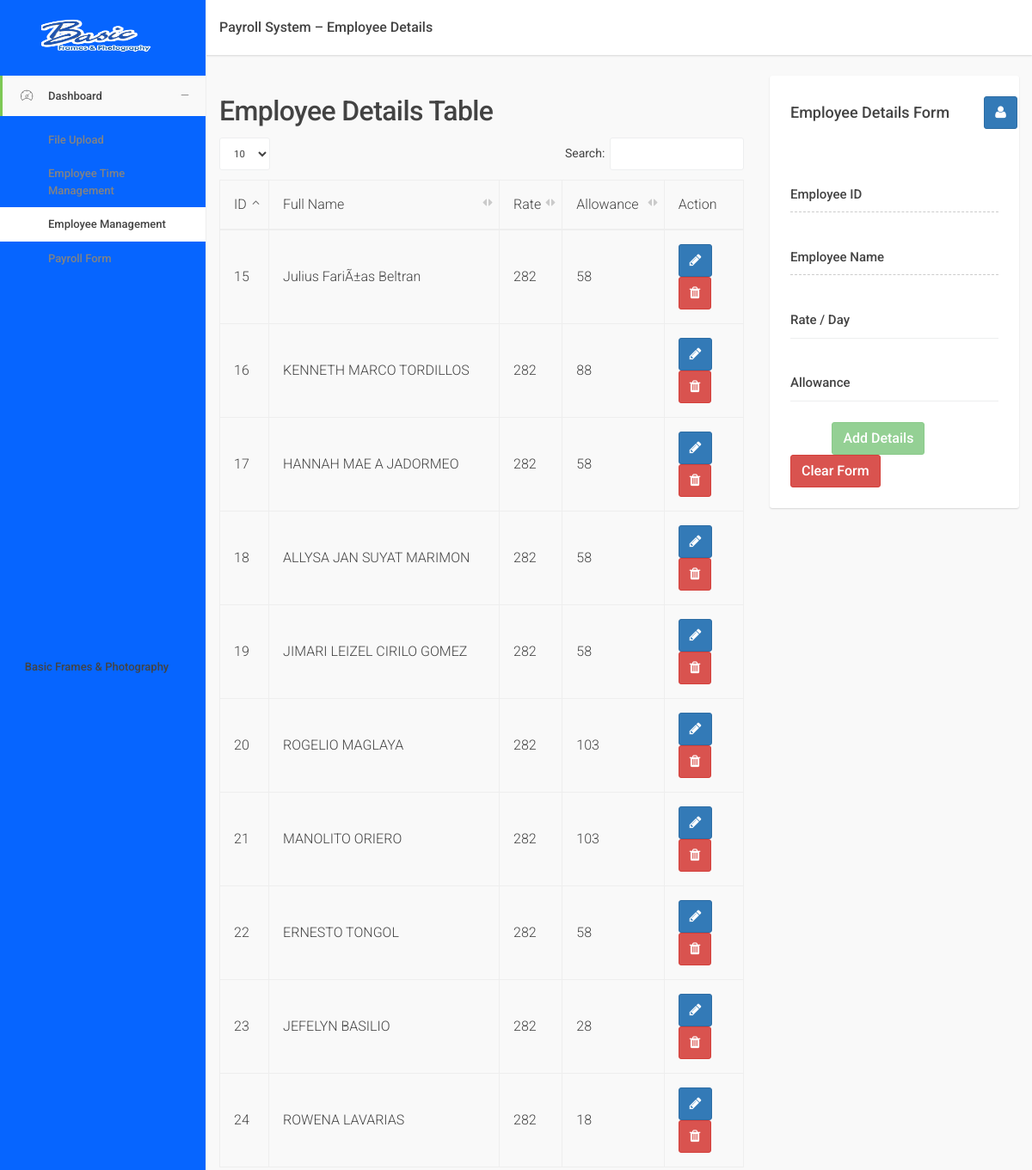
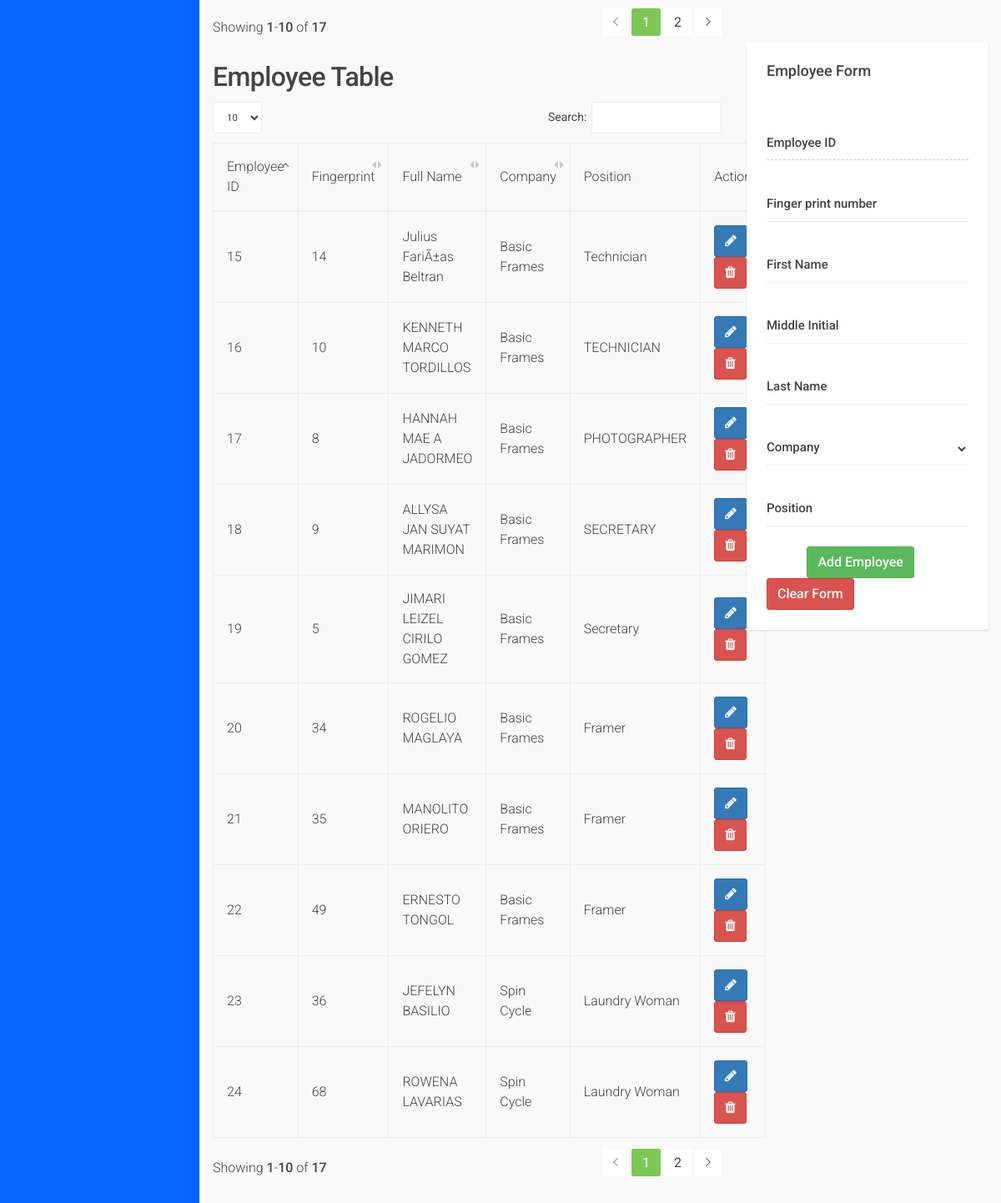
Screenshot of /1111.php with the database file from the repository (2 pictures, top to bottom).
### tables this page shows
CREATE TABLE `employee_details` (
  `id` int(50) NOT NULL AUTO_INCREMENT,
  `employee_id` int(50) DEFAULT NULL,
  `employee_rate` int(50) DEFAULT NULL,
  `allowance` int(50) DEFAULT NULL,
  PRIMARY KEY (`id`)
);

CREATE TABLE `employee_tbl` (
  `employee_id` int(50) NOT NULL AUTO_INCREMENT,
  `finger_id` varchar(50) NOT NULL,
  `employee_first_name` varchar(50) DEFAULT NULL,
  `employee_middle_name` varchar(50) DEFAULT NULL,
  `employee_last_name` varchar(50) DEFAULT NULL,
  `company` varchar(50) DEFAULT NULL,
  `position` varchar(50) DEFAULT NULL,
  `status` varchar(50) DEFAULT NULL,
  `status_date` varchar(50) DEFAULT NULL,
  `contribution_status` varchar(50) DEFAULT 'No',
  PRIMARY KEY (`employee_id`,`finger_id`)
);

### 1111.php (the view, shortened to what the rows shown need)
<!DOCTYPE html>
<html class="app-ui">
    <head>
        <link rel="stylesheet" href="assets/js/plugins/bootstrap-datepicker/bootstrap-datepicker3.min.css" />
        <link rel="stylesheet" href="assets/js/plugins/bootstrap-colorpicker/css/bootstrap-colorpicker.min.css" />
        <link rel="stylesheet" href="assets/js/plugins/select2/select2.min.css" />
        <link rel="stylesheet" href="assets/js/plugins/select2/select2-bootstrap.css" />
        <link rel="stylesheet" href="assets/js/plugins/dropzonejs/dropzone.min.css" />
        <link rel="stylesheet" href="assets/js/plugins/jquery-tags-input/jquery.tagsinput.min.css" />
        <link rel="stylesheet" id="css-font-awesome" href="assets/css/font-awesome.css" />
        <link rel="stylesheet" id="css-ionicons" href="assets/css/ionicons.css" />
        <link rel="stylesheet" id="css-bootstrap" href="assets/css/bootstrap.css" />
        <link rel="stylesheet" id="css-app" href="assets/css/app.css" />
        <link rel="stylesheet" id="css-app-custom" href="assets/css/app-custom.css" />
        <link rel='stylesheet' href='https://cdn.jsdelivr.net/npm/sweetalert2@10.10.1/dist/sweetalert2.min.css'>
        <link rel="stylesheet" href="assets/js/plugins/datatables/jquery.dataTables.min.css" />
    </head>
    <body class="app-ui layout-has-drawer layout-has-fixed-header">
        <div class="app-layout-canvas">
            <div class="app-layout-container">
                <main class="app-layout-content">
                    <div class="container-fluid p-y-md">
                        <div class="row">
                            <div class="col-lg-8">
                                <h2><b>Employee Details Table</b></h2>
                               <table class="table table-bordered table-striped table-vcenter js-dataTable-full" id="tbl_employee_details">
                                <thead>
                                    <tr>
                                        <td>ID</td>
                                        <td>Full Name</td>
                                        <td>Rate</td>
                                        <td>Allowance</td>
                                        <td>Action</td>
                                    </tr>
                                </thead>
                                <tbody>
                                    <?php
                                    include('connection.php');
                                    $sql = "SELECT * FROM employee_details ";
                                        $result = $conn->query($sql);
                                        if ($result->num_rows > 0) {
                                            while($row = $result->fetch_assoc()) {
                                                $emp_id = $row['employee_id'];
                                                $sql1 = "SELECT * FROM employee_tbl WHERE employee_id = '$emp_id'";
                                                $result1 = $conn->query($sql1);
                                                if ($result1->num_rows > 0) {
                                                    while($row1 = $result1->fetch_assoc()) {
                                                        echo "<tr>";
                                                        echo "<td>".$row['employee_id']."</td>";
                                                        echo "<td>".$row1['employee_first_name']." " .$row1['employee_middle_name']. " " . $row1['employee_last_name']. "</td>";
                                                        echo "<td>".$row['employee_rate']."</td>";
                                                        echo "<td>".$row['allowance']."</td>";
                                                        echo "<td>
                                                        <button class='btn btn-primary ' id='edit_btn' data-id='".$row['employee_id']."'><i class='fa fa-pencil'></i></button>
                                                        <button class='btn btn-danger' id='delete_btn' data-id='".$row['employee_id']."'><i class='fa fa-trash'></i></button>
                                                        </td>";
                                                        echo "</tr>";
                                                    }
                                                }
                                            }
                                        }
                                    ?>
                                </tbody>
                               </table>
                            </div>
                        </div>
                        <div class="row">
                            <div class="col-lg-8">
                                <h2><b>Employee Table</b></h2>
                                <table class="table table-bordered table-striped table-vcenter js-dataTable-full" id="employee_tbl">
                                    <thead>
                                        <tr>
                                            <td>Employee ID</td>
                                            <td>Fingerprint</td>
                                            <td>Full Name</td>
                                            <td>Company</td>
                                            <td>Position</td>
                                            <td>Action</td>
                                        </tr>
                                    </thead>
                                    <tbody>
                                        <?php
                                        include('connection.php');
                                         $sql = "SELECT * FROM employee_tbl";
                                        $result = $conn->query($sql);
                                        if ($result->num_rows > 0) {
                                            while($row = $result->fetch_assoc()) {
                                                echo "<tr>";
                                                echo "<td>".$row['employee_id']."</td>";
                                                echo "<td>".$row['finger_id']."</td>";
                                                echo "<td>".$row['employee_first_name']." ".$row['employee_middle_name']." ".$row['employee_last_name']."</td>";
                                                echo "<td>".$row['company']."</td>";
                                                echo "<td>".$row['position']."</td>";
                                                echo "<td>
                                                <button type='button' class='btn btn-primary editbtn' id='employee_edit_btns' data-edit_id='".$row['employee_id']."'><i class='fa fa-pencil'></i></button>
                                                <button type='button' class='btn btn-danger' id='employee_delete_btns' data-delete_id='".$row['employee_id']."'><i class='fa fa-trash'></i></button>
                                                </td>";
                                                echo "</tr>";
                                            }
                                        }
                                        ?>
                                    </tbody>
                                </table>
                            </div>
                        </div>
                    </div>
                </main>
            </div>
        </div>
    </body>
</html>

### rows the page displays
employee_details: employee "15", employee_rate "282", allowance "58"
employee_tbl: employee_first_name "Julius", employee_middle_name "FariÃ±as", employee_last_name "Beltran", employee "15", finger "14", company "Basic Frames", position "Technician"
employee_details: employee "16", employee_rate "282", allowance "88"
employee_tbl: employee_first_name "KENNETH", employee_middle_name "MARCO", employee_last_name "TORDILLOS", employee "16", finger "10", company "Basic Frames", position "TECHNICIAN"
employee_details: employee "17", employee_rate "282", allowance "58"
employee_tbl: employee_first_name "HANNAH MAE", employee_middle_name "A", employee_last_name "JADORMEO", employee "17", finger "8", company "Basic Frames", position "PHOTOGRAPHER"
employee_details: employee "18", employee_rate "282", allowance "58"
employee_tbl: employee_first_name "ALLYSA JAN", employee_middle_name "SUYAT", employee_last_name "MARIMON", employee "18", finger "9", company "Basic Frames", position "SECRETARY"
employee_details: employee "19", employee_rate "282", allowance "58"
employee_tbl: employee_first_name "JIMARI LEIZEL", employee_middle_name "CIRILO", employee_last_name "GOMEZ", employee "19", finger "5", company "Basic Frames", position "Secretary"
employee_details: employee "20", employee_rate "282", allowance "103"
employee_tbl: employee_first_name "ROGELIO", employee_last_name "MAGLAYA", employee "20", finger "34", company "Basic Frames", position "Framer"
employee_details: employee "21", employee_rate "282", allowance "103"
employee_tbl: employee_first_name "MANOLITO", employee_last_name "ORIERO", employee "21", finger "35", company "Basic Frames", position "Framer"
employee_details: employee "22", employee_rate "282", allowance "58"
employee_tbl: employee_first_name "ERNESTO", employee_last_name "TONGOL", employee "22", finger "49", company "Basic Frames", position "Framer"
employee_details: employee "23", employee_rate "282", allowance "28"
employee_tbl: employee_first_name "JEFELYN", employee_last_name "BASILIO", employee "23", finger "36", company "Spin Cycle", position "Laundry Woman"
employee_details: employee "24", employee_rate "282", allowance "18"
employee_tbl: employee_first_name "ROWENA", employee_last_name "LAVARIAS", employee "24", finger "68", company "Spin Cycle", position "Laundry Woman"
